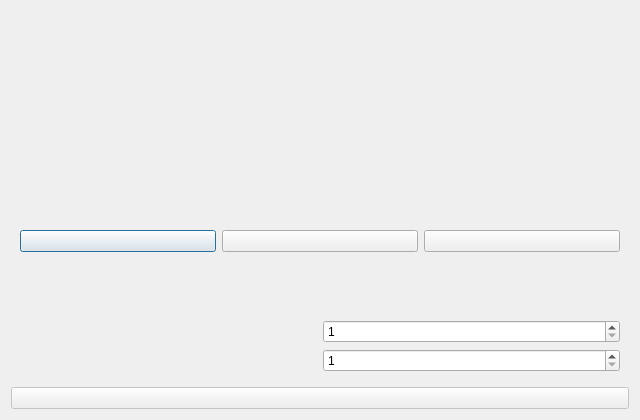
<?xml version="1.0" encoding="UTF-8"?>
<!-- Structure only. Text, sizes and spacing are set in windows/selection_window.py
     from config/selection.toml and the shared design tokens. -->
<ui version="4.0">
 <class>Dialog</class>
 <widget class="QDialog" name="Dialog">
  <property name="geometry">
   <rect>
    <x>0</x>
    <y>0</y>
    <width>640</width>
    <height>420</height>
   </rect>
  </property>
  <property name="windowTitle">
   <string>Competition Selection</string>
  </property>
  <layout class="QVBoxLayout" name="dialoglayout">
   <item>
    <widget class="QLabel" name="titlelabel">
     <property name="role" stdset="0">
      <string>pageTitle</string>
     </property>
     <property name="text">
      <string/>
     </property>
    </widget>
   </item>
   <item>
    <widget class="QLabel" name="subtitlelabel">
     <property name="role" stdset="0">
      <string>hint</string>
     </property>
     <property name="text">
      <string/>
     </property>
     <property name="wordWrap">
      <bool>true</bool>
     </property>
    </widget>
   </item>
   <item>
    <widget class="QFrame" name="competitioncard">
     <property name="surface" stdset="0">
      <string>panel</string>
     </property>
     <layout class="QHBoxLayout" name="competitionlayout">
      <item>
       <widget class="QPushButton" name="btn_suru">
        <property name="scale" stdset="0">
         <string>tile</string>
        </property>
        <property name="text">
         <string/>
        </property>
        <property name="checkable">
         <bool>true</bool>
        </property>
       </widget>
      </item>
      <item>
       <widget class="QPushButton" name="btn_uluslararasi">
        <property name="scale" stdset="0">
         <string>tile</string>
        </property>
        <property name="text">
         <string/>
        </property>
        <property name="checkable">
         <bool>true</bool>
        </property>
       </widget>
      </item>
      <item>
       <widget class="QPushButton" name="btn_suas">
        <property name="scale" stdset="0">
         <string>tile</string>
        </property>
        <property name="text">
         <string/>
        </property>
        <property name="checkable">
         <bool>true</bool>
        </property>
       </widget>
      </item>
     </layout>
    </widget>
   </item>
   <item>
    <widget class="QFrame" name="countscard">
     <property name="surface" stdset="0">
      <string>panel</string>
     </property>
     <layout class="QGridLayout" name="countslayout">
      <item row="0" column="0" colspan="2">
       <widget class="QLabel" name="countsheading">
        <property name="role" stdset="0">
         <string>heading</string>
        </property>
        <property name="text">
         <string/>
        </property>
       </widget>
      </item>
      <item row="1" column="0">
       <widget class="QLabel" name="dronecountlabel">
        <property name="text">
         <string/>
        </property>
       </widget>
      </item>
      <item row="1" column="1">
       <widget class="QSpinBox" name="dronecountSpinBox">
        <property name="minimum">
         <number>1</number>
        </property>
       </widget>
      </item>
      <item row="2" column="0">
       <widget class="QLabel" name="vtolcountlabel">
        <property name="text">
         <string/>
        </property>
       </widget>
      </item>
      <item row="2" column="1">
       <widget class="QSpinBox" name="vtolcountSpinBox">
        <property name="minimum">
         <number>1</number>
        </property>
       </widget>
      </item>
     </layout>
    </widget>
   </item>
   <item>
    <widget class="QPushButton" name="continuebtn">
     <property name="enabled">
      <bool>false</bool>
     </property>
     <property name="variant" stdset="0">
      <string>primary</string>
     </property>
     <property name="scale" stdset="0">
      <string>large</string>
     </property>
     <property name="text">
      <string/>
     </property>
    </widget>
   </item>
  </layout>
 </widget>
 <resources/>
 <connections/>
</ui>
